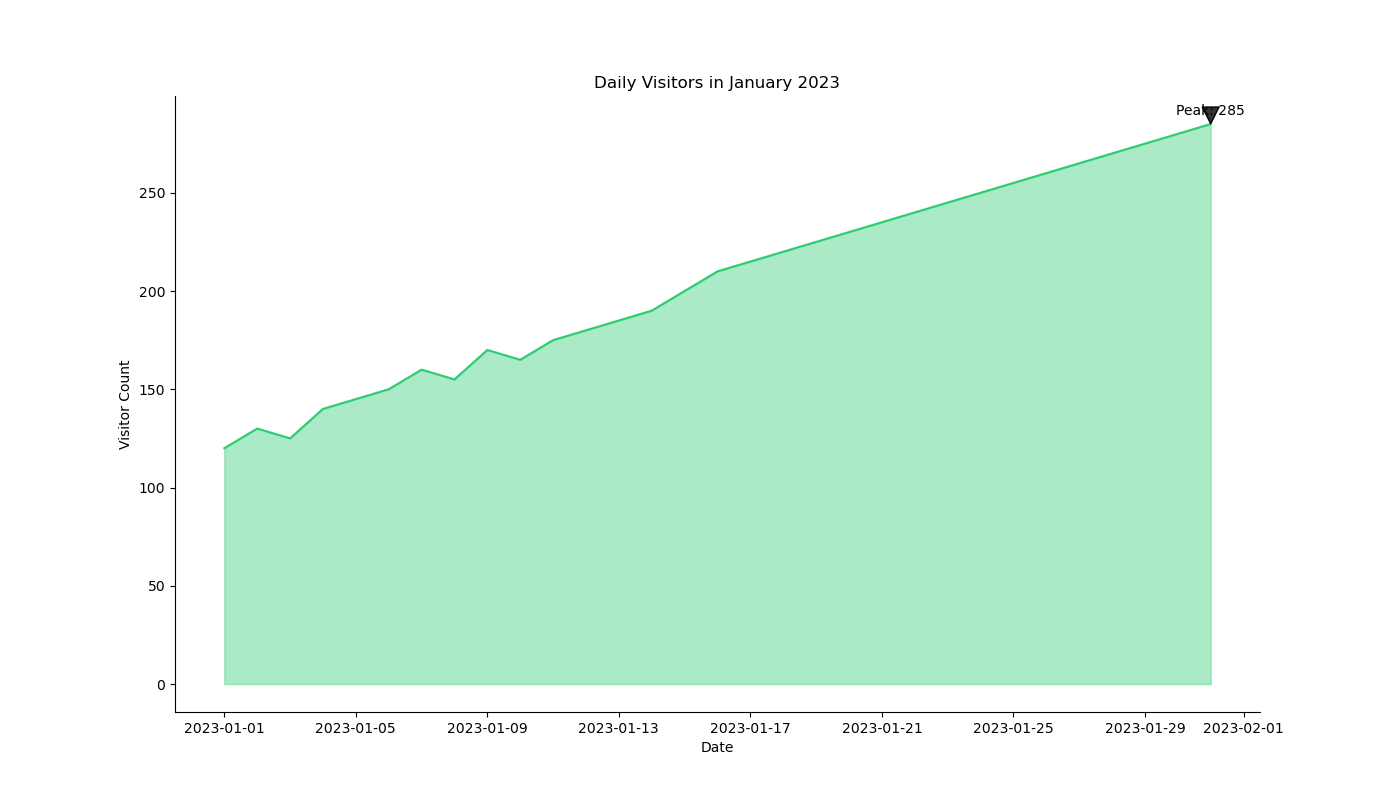

The Python source for this figure:

import seaborn as sns
import pandas as pd
import matplotlib.pyplot as plt

data = {
    'Date': pd.date_range(start='2023-01-01', end='2023-01-31'),
    'Visitor_Count': [
        120, 130, 125, 140, 145, 150, 160, 155, 170, 165,
        175, 180, 185, 190, 200, 210, 215, 220, 225, 230,
        235, 240, 245, 250, 255, 260, 265, 270, 275, 280,
        285
    ]
}
df = pd.DataFrame(data)

plt.figure(figsize=(14, 8))

sns.lineplot(data=df, x='Date', y='Visitor_Count', color="#2ecc71")
plt.fill_between(df['Date'], df['Visitor_Count'], color="#2ecc71", alpha=0.4)

max_visitor_count = df['Visitor_Count'].max()
max_date = df.loc[df['Visitor_Count'].idxmax(), 'Date']
plt.annotate(f'Peak: {max_visitor_count}', xy=(max_date, max_visitor_count),
             xytext=(max_date, max_visitor_count + 10), textcoords='data',
             arrowprops=dict(facecolor='#333333', shrink=0.05),
             horizontalalignment='center', verticalalignment='top')

plt.title('Daily Visitors in January 2023')
plt.xlabel('Date')
plt.ylabel('Visitor Count')
sns.despine()
plt.show()
